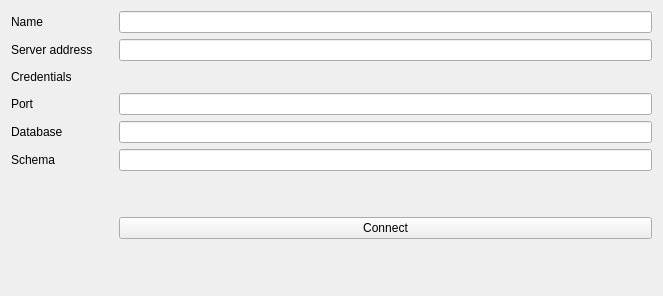
<?xml version="1.0" encoding="UTF-8"?>
<ui version="4.0">
 <class>widgetPostgis</class>
 <widget class="QWidget" name="widgetPostgis">
  <property name="geometry">
   <rect>
    <x>0</x>
    <y>0</y>
    <width>663</width>
    <height>296</height>
   </rect>
  </property>
  <property name="sizePolicy">
   <sizepolicy hsizetype="Expanding" vsizetype="Minimum">
    <horstretch>0</horstretch>
    <verstretch>0</verstretch>
   </sizepolicy>
  </property>
  <layout class="QGridLayout" name="gridLayout_3">
   <item row="0" column="0">
    <widget class="QLabel" name="label_9">
     <property name="text">
      <string>Name</string>
     </property>
    </widget>
   </item>
   <item row="5" column="0">
    <widget class="QLabel" name="label_12">
     <property name="text">
      <string>Database</string>
     </property>
    </widget>
   </item>
   <item row="6" column="2">
    <widget class="QLineEdit" name="txtPostgisSchema"/>
   </item>
   <item row="4" column="2">
    <widget class="QLineEdit" name="txtPostgisPort"/>
   </item>
   <item row="6" column="0">
    <widget class="QLabel" name="label_11">
     <property name="text">
      <string>Schema</string>
     </property>
    </widget>
   </item>
   <item row="2" column="0">
    <widget class="QLabel" name="label_13">
     <property name="text">
      <string>Credentials</string>
     </property>
    </widget>
   </item>
   <item row="0" column="2">
    <widget class="QLineEdit" name="txtPostgisName"/>
   </item>
   <item row="1" column="2">
    <widget class="QLineEdit" name="txtPostgisServerAddress"/>
   </item>
   <item row="9" column="1">
    <spacer name="verticalSpacer_3">
     <property name="orientation">
      <enum>Qt::Vertical</enum>
     </property>
     <property name="sizeType">
      <enum>QSizePolicy::MinimumExpanding</enum>
     </property>
     <property name="sizeHint" stdset="0">
      <size>
       <width>20</width>
       <height>40</height>
      </size>
     </property>
    </spacer>
   </item>
   <item row="4" column="0">
    <widget class="QLabel" name="label_10">
     <property name="text">
      <string>Port</string>
     </property>
    </widget>
   </item>
   <item row="1" column="0">
    <widget class="QLabel" name="label_8">
     <property name="text">
      <string>Server address</string>
     </property>
    </widget>
   </item>
   <item row="5" column="2">
    <widget class="QLineEdit" name="txtPostgisDatabase"/>
   </item>
   <item row="8" column="2">
    <widget class="QPushButton" name="btnConnectPostgis">
     <property name="text">
      <string>Connect</string>
     </property>
    </widget>
   </item>
   <item row="2" column="2">
    <widget class="QWidget" name="postgisAuthWidget" native="true">
     <property name="sizePolicy">
      <sizepolicy hsizetype="Preferred" vsizetype="Fixed">
       <horstretch>0</horstretch>
       <verstretch>0</verstretch>
      </sizepolicy>
     </property>
     <property name="minimumSize">
      <size>
       <width>0</width>
       <height>20</height>
      </size>
     </property>
     <property name="maximumSize">
      <size>
       <width>16777215</width>
       <height>100</height>
      </size>
     </property>
    </widget>
   </item>
   <item row="7" column="2">
    <spacer name="verticalSpacer_5">
     <property name="orientation">
      <enum>Qt::Vertical</enum>
     </property>
     <property name="sizeType">
      <enum>QSizePolicy::Fixed</enum>
     </property>
     <property name="sizeHint" stdset="0">
      <size>
       <width>20</width>
       <height>40</height>
      </size>
     </property>
    </spacer>
   </item>
  </layout>
 </widget>
 <resources/>
 <connections/>
</ui>
